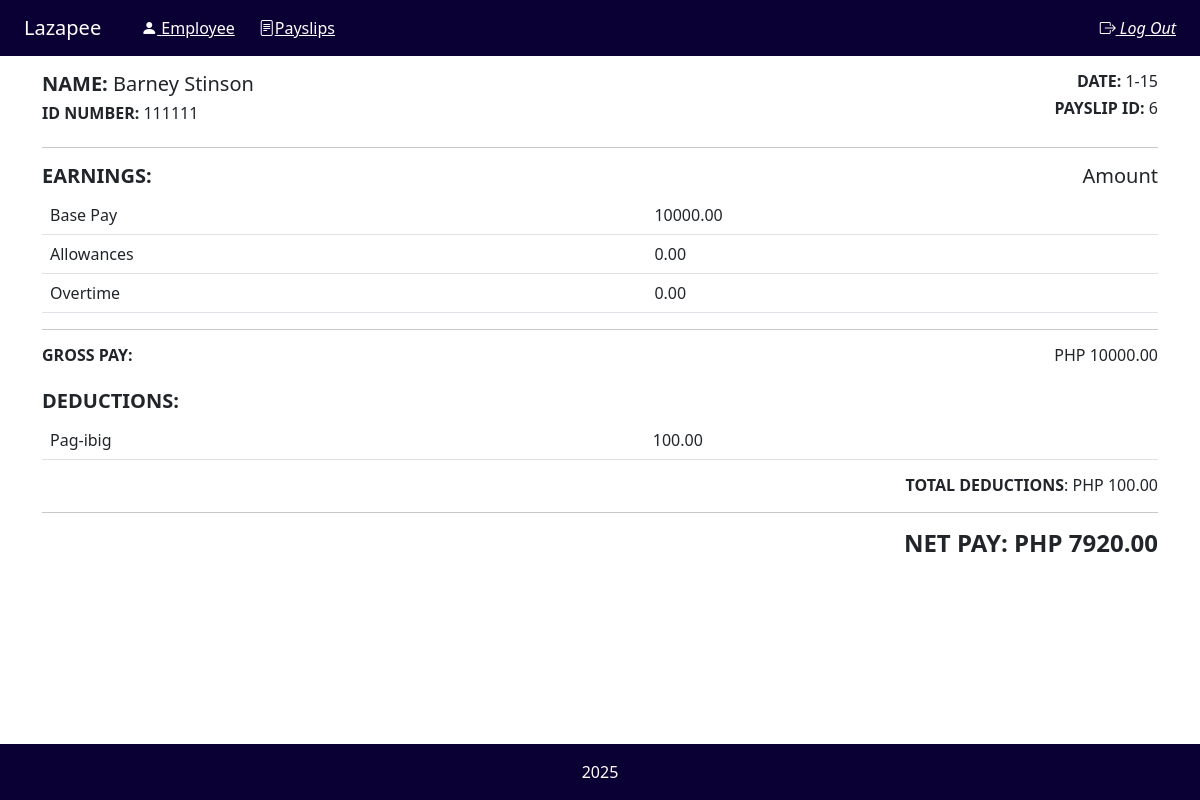
The page /payslip/6/ on the database its author committed.
### payroll_app/models.py (models this page shows, shortened)
class Payslip(models.Model):
    id_number = models.ForeignKey(Employee, on_delete=models.CASCADE)
    month = models.CharField(max_length=12)
    date_range = models.CharField(max_length=12)
    year = models.CharField(max_length=4)
    pay_cycle = models.CharField(max_length=12)
    rate = models.FloatField()
    earnings_allowance = models.FloatField()
    deductions_tax = models.FloatField()
    deductions_health = models.FloatField()
    pag_ibig = models.FloatField()
    sss =  models.FloatField()
    overtime = models.FloatField()
    total_pay = models.FloatField()
    objects = models.Manager()
    def getCycleRate(self):
        return self.rate /2

class Employee(models.Model):
    account = models.ForeignKey(Account, on_delete=models.CASCADE, null=True)
    name = models.CharField(max_length=50)
    id_number = models.CharField(max_length=15, unique=True)
    rate = models.FloatField(default = 0.0)
    overtime_pay = models.FloatField(null=True, blank=True)
    allowance = models.FloatField(null=True, blank=True)
    objects = models.Manager()

### payroll_app/views.py (the view)
# urls.py: path('payslip/<int:pk>/', views.view_payslip, name='view_payslip')
def view_payslip(request, pk):
    payslip = get_object_or_404(Payslip, pk=pk)
    return render(request, 'payroll_app/view_payslip.html', {'payslip': payslip})

### payroll_app/templates/payroll_app/view_payslip.html (shortened to what this page needs)
{% extends 'payroll_app/base.html' %}
{% load static %}
{% block navbar %}
<div class="container-fluid d-flex align-items-center gap-4">
    <a class="navbar-brand mb-0" href="{% url 'payroll' %}">Lazapee </a>
    <a href="{% url 'payroll' %}" style="color:white">
        <i class="bi bi-person-fill"></i> Employee</a>
    <a href="{% url 'payslip' %}" style="color: white">
        <i class="bi bi-file-text"></i>Payslips</a>
     <a href="{% url 'logout' %}" class="text-white text-decoration-underline ms-auto">
        <i class="bi bi-box-arrow-right"> Log Out</i></a>
 </div>
{% endblock %}
{% block content %}
<div class="container overflow-auto" style="max-height: 80vh;">
    <div class="d-flex justify-content-between mb-3">
        <div>
            <h5><strong>NAME:</strong> {{ payslip.id_number.name }}</h5>
            <h6><strong>ID NUMBER:</strong> {{ payslip.id_number.id_number }}</h6>
        </div>
        <div class="text-end">
            <h6><strong>DATE:</strong> {{ payslip.date_range }}</h6>
            <h6><strong>PAYSLIP ID:</strong> {{ payslip.id }}</h6>
        </div>
    </div>
    <hr>
    <div class="d-flex justify-content-between mt-3">
        <h5><strong>EARNINGS:</strong></h5>
        <h5 class="text-end"> Amount </h5>
    </div>
    <div class="col-12">
        <table class="table">
            <tbody>
                <tr>
                    <td>Base Pay</td>
                    <td class="align-middle">{{ payslip.getCycleRate|floatformat:2 }}</td>
                </tr>
                <tr>
                    <td>Allowances</td>
                    <td class="align-middle">{{ payslip.earnings_allowance|floatformat:2 }}</td>
                </tr>
                <tr>
                    <td>Overtime</td>
                    <td class="align-middle">{{ payslip.overtime|floatformat:2 }}</td>
                </tr>
            </tbody>
        </table>
        <hr>
        <div class="d-flex justify-content-between mt-3">
            <h6 class="mb-0"><strong>GROSS PAY:</strong></h6>
            <h6 class="mb-0"> PHP {{ payslip.getCycleRate|add:payslip.earnings_allowance|add:payslip.overtime|floatformat:2 }}</h6>
        </div>
        <h5 class="mt-4"><strong>DEDUCTIONS:</strong></h5>
        <table class="table">
                {% if payslip.pay_cycle == "1" %}
                    <tr><td>Pag-ibig</td><td class="align-middle">{{ payslip.pag_ibig|floatformat:2 }}</td></tr>
                {% elif payslip.pay_cycle == "2" %}
                    <tr><td>Withholding Tax</td><td class="align-middle">{{ payslip.deductions_tax|floatformat:2 }}</td></tr>
                    <tr><td>PhilHealth</td><td class="align-middle">{{ payslip.deductions_health|floatformat:2 }}</td></tr>
                    <tr><td>SSS</td><td class="align-middle">{{ payslip.sss|floatformat:2 }}</td></tr>
                {% endif %}
        </table>
        <h6 class="text-end"><strong>TOTAL DEDUCTIONS</strong>: PHP
            {% if payslip.pay_cycle == "1" %}
                {{ payslip.pag_ibig|floatformat:2 }}
            {% else %}
                {{ payslip.deductions_tax|add:payslip.deductions_health|add:payslip.sss|floatformat:2 }}
            {% endif %}
        </h6>
        <hr>
        <h4 class="text-end text-dark"><strong>NET PAY:</strong> <strong>PHP {{ payslip.total_pay|floatformat:2 }}</strong></h4>
    </div>
</div>
{% endblock %}

### rows shown on the page
Payslip: id_number.name "Barney Stinson", id_number.id_number "111111", date_range "1-15", id "6", getCycleRate "10000.00", earnings_allowance "0.00", overtime "0.00", getCycleRate|add "10000.00", pag_ibig "100.00", total_pay "7920.00"
